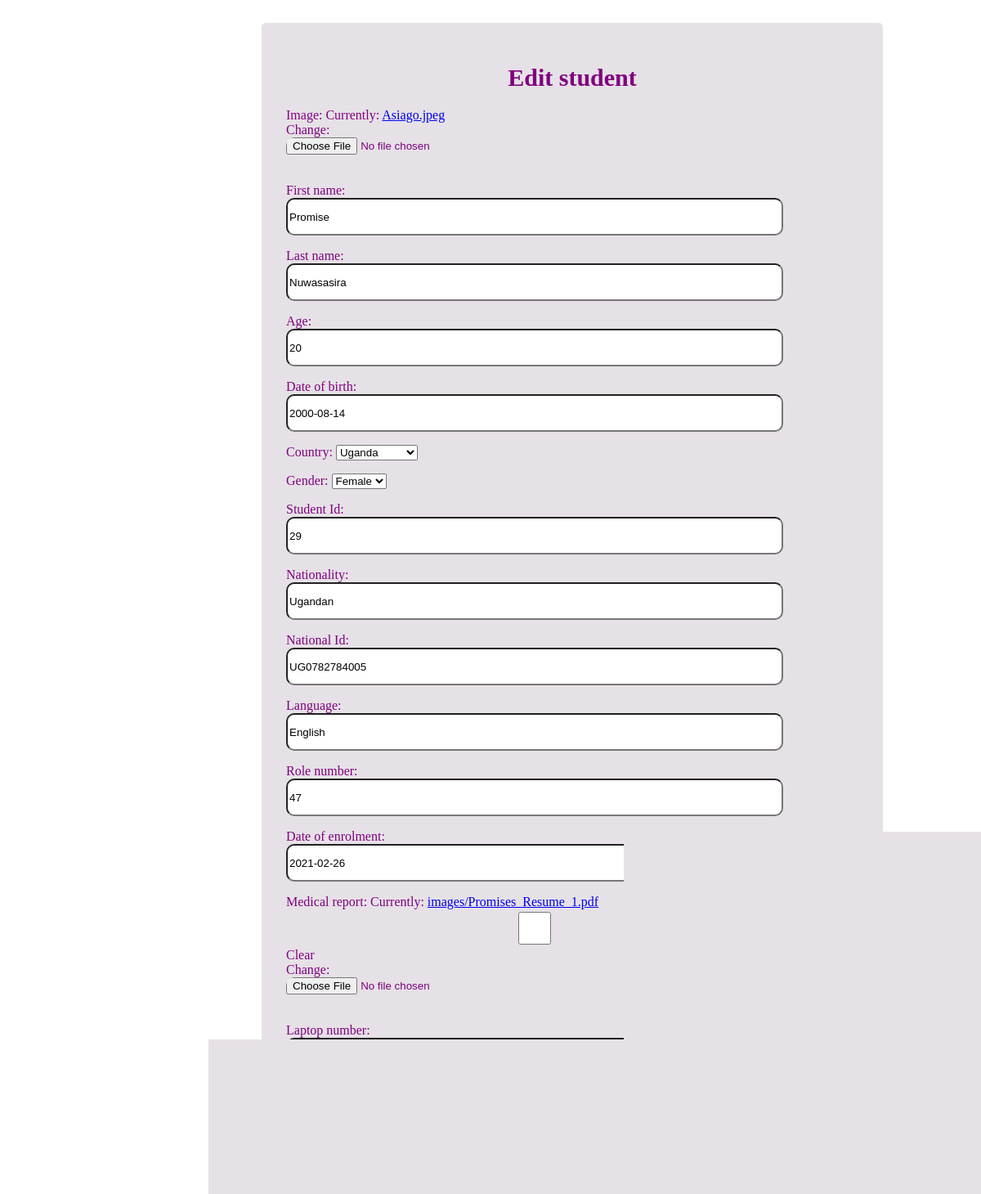
The app's page /student/edit/1/ with its own data.
### student/models.py (models this page shows, shortened)
class Student(models.Model):
    UG = "Uganda"
    KE = "Kenya"
    RW = "Rwanda"
    SS = "South Sudan"
    SN = "South"
    NATIONS = (
        (UG, "Uganda"),
        (KE, "Kenya"),
        (RW, "Rwanda"),
        (SS, "South Sudan"),
        (SN, "Sudan")
    )
    FE = "Female"
    ME = "Male"
    GENDER = (
        (FE, "Female"),
        (ME, "Male")
    )
    image=models.ImageField()
    first_name=models.CharField(max_length=15)
    last_name=models.CharField(max_length=25)
    age=models.PositiveIntegerField(null="True",blank="True")
    date_of_birth=models.DateField(null="True",blank="True")
    country=models.CharField(max_length=20,choices=NATIONS, default="Uganda")
    gender=models.CharField(max_length=7, choices=GENDER, default= "Female")
    student_Id =models.PositiveSmallIntegerField(null="True",blank="True")
    nationality=models.CharField(max_length=20,null="True",blank="True")
    national_Id=models.CharField(max_length=25,null="True",blank="True")
    language=models.CharField(max_length=20,null="True",blank="True")
    role_number=models.CharField(max_length=4,null="True",blank="True")
    date_of_enrolment=models.DateField(null="True",blank="True")
    medical_report=models.FileField(upload_to="images",null="True",blank="True")
    laptop_number=models.CharField(max_length=5,null="True",blank="True")
    phone_number=models.CharField(max_length=15,null="True",blank="True")

### student/views.py (the view)
# urls.py: path("edit/<int:id>/",edit_student, name = "edit_student"),
def edit_student(request,id):
    student=Student.objects.get(id=id)
    if request.method == "POST":
        form= StudentRegistrationForm(request.POST,instance=student)
        if form.is_valid():
            form.save()
            return redirect("student_profile", id=student.id)
    else:
            form= StudentRegistrationForm(instance=student)
            return render(request,"edit_student.html",{"form":form})

### student/forms.py
class StudentRegistrationForm(forms.ModelForm):
    class Meta:
        model= Student
        fields= "__all__"

### student/templates/edit_student.html (shortened to what this page needs)
<!DOCTYPE html>
<html lang="en">
<head>
</head>
<body>
    <div class="container">
        <form method="POST">
            <h1>Edit student </h1>
             {{form.as_p}}
            <button type="submit" class="btn btn-primary" >Save</button>
        </form>
    </div>
</body>
</html>

### student/templates/edit_student.html (style rules this page uses)
form { margin-top: 20px; border-radius: 5px; width: 700px; padding-top: 10px; background-color: rgb(230, 225, 230); padding: 30px; margin-left: 200px; shape-margin: 20px; }
input { border-radius: 10px; width: 600px; height: 40px; margin-right: 250px; }
body { display: flex; flex-direction: column; align-items: center; color: purple; }
h1 { text-align: center; font-size: 30px; padding-left: 20; }
button { margin-bottom: 10px; }

### records on screen
Student: first_name "Promise", last_name "Nuwasasira", age "20", date_of_birth "2000-08-14", country "Uganda", gender "Female", student_Id "29", nationality "Ugandan", national_Id "UG0782784005", language "English", role_number "47", date_of_enrolment "2021-02-26", laptop_number "78585", phone_number "0782784005"
